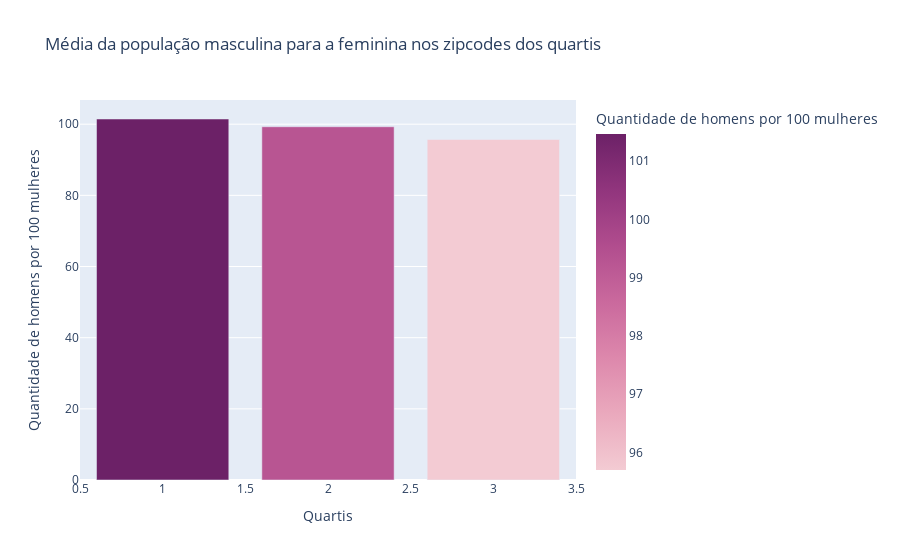

Write notebook code for a chart like this one.
### Code cell
medias = pd.Series([df_geocode_combinando_transactional_data_25_e_DemographicData_ZCTAs['SexRatio(males per 100 females)'].mean(), df_geocode_combinando_transactional_data_50_e_DemographicData_ZCTAs['SexRatio(males per 100 females)'].mean(), df_geocode_combinando_transactional_data_75_e_DemographicData_ZCTAs['SexRatio(males per 100 females)'].mean()]) 
medias = medias.to_frame()
medias.reset_index(inplace=True)
medias.columns = ['quartil','proporcao_de_pessoas_por_gênero_M/F_dos_zipcodes_dos_quartis']
medias.quartil = medias.quartil + 1
fig = px.bar(medias, 
             x="quartil",
             y="proporcao_de_pessoas_por_gênero_M/F_dos_zipcodes_dos_quartis",
             labels={
                     "quartil": "Quartis",
                     "proporcao_de_pessoas_por_gênero_M/F_dos_zipcodes_dos_quartis": "Quantidade de homens por 100 mulheres"
             },
             barmode='group',
             color="proporcao_de_pessoas_por_gênero_M/F_dos_zipcodes_dos_quartis",
             color_continuous_scale="magenta",
             title="Média da população masculina para a feminina nos zipcodes dos quartis")
fig.show()

### Figure 1 — Plotly figure (JSON) as saved in the notebook; plotly's stock layout.template omitted (floating-point values rounded to 4 significant figures)
{"data": [{"alignmentgroup": "True", "hovertemplate": "Quartis=%{x}<br>Quantidade de homens por 100 mulheres=%{marker.color}<extra></extra>", "legendgroup": "", "marker": {"color": [101.5, 99.28, 95.7], "coloraxis": "coloraxis", "pattern": {"shape": ""}}, "name": "", "offsetgroup": "", "orientation": "v", "showlegend": false, "textposition": "auto", "type": "bar", "x": [1, 2, 3], "xaxis": "x", "y": [101.5, 99.28, 95.7], "yaxis": "y"}], "layout": {"barmode": "group", "coloraxis": {"colorbar": {"title": {"text": "Quantidade de homens por 100 mulheres"}}, "colorscale": [[0, "rgb(243, 203, 211)"], [0.1667, "rgb(234, 169, 189)"], [0.3333, "rgb(221, 136, 172)"], [0.5, "rgb(202, 105, 157)"], [0.6667, "rgb(177, 77, 142)"], [0.8333, "rgb(145, 53, 125)"], [1, "rgb(108, 33, 103)"]]}, "legend": {"tracegroupgap": 0}, "title": {"text": "Média da população masculina para a feminina nos zipcodes dos quartis"}, "xaxis": {"anchor": "y", "domain": [0, 1], "title": {"text": "Quartis"}}, "yaxis": {"anchor": "x", "domain": [0, 1], "title": {"text": "Quantidade de homens por 100 mulheres"}}}}
